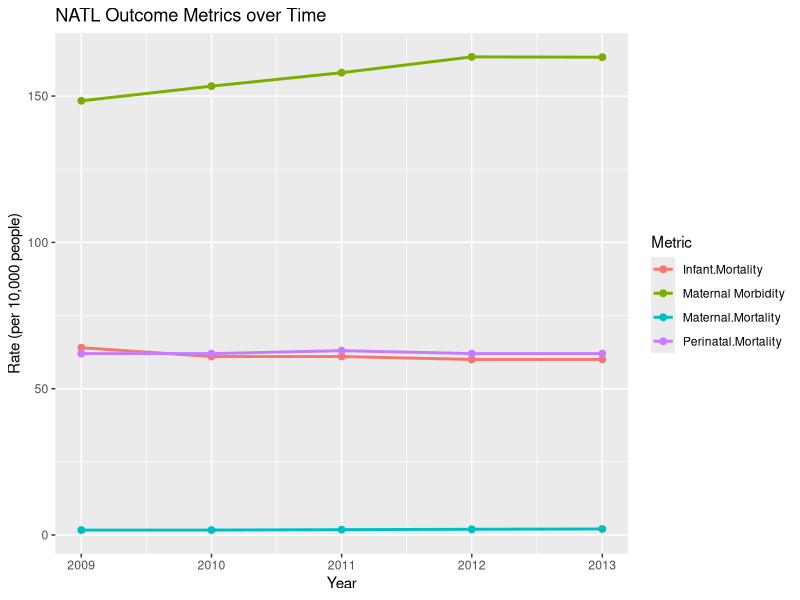

The R script that drew this image:
## Analysis file
#

# Needed libraries
library(readr)
library(tidyr)
library(lubridate)
library(tibble)
library(ggplot2)
library(dplyr)


# Read in data
abortions.by.residence <- read_csv('Data/abortion.by.residence.csv')
abortions.by.service <- read_csv('Data/abortion.by.service.csv')
natl.outcome.measures <- read_csv('Data/natl.outcome.measures.csv') %>%
    select(year,
           (1:4)) %>%
    rename(Year = year) %>%
    mutate(Year = make_date(Year))


################
### Analysis ###
################

## Sum abortion data ##

residence.totals <- colSums(abortions.by.residence[, -1], na.rm = T) %>%
    as_tibble() %>%
    rownames_to_column(var = 'Year') %>%
    mutate(Year = make_date(Year))

service.totals <- colSums(abortions.by.service[, -1], na.rm = T) %>%
    as_tibble() %>%
    rownames_to_column(var = 'Year') %>%
    mutate(Year = make_date(Year))


## Summary plots ##

# NATL data over time
natl.long <- natl.outcome.measures %>%
    gather('Metric', 'Rate', 2:5)

g.natl.summary <- ggplot(data = natl.long,
                         aes(x = Year,
                             y = Rate,
                             color = Metric,
                             group = Metric)) +
    geom_line(size = 1) +
    geom_point(size = 2) +
    labs(title = 'NATL Outcome Metrics over Time',
         x = 'Year',
         y = 'Rate (per 10,000 people)')

g.natl.summary
